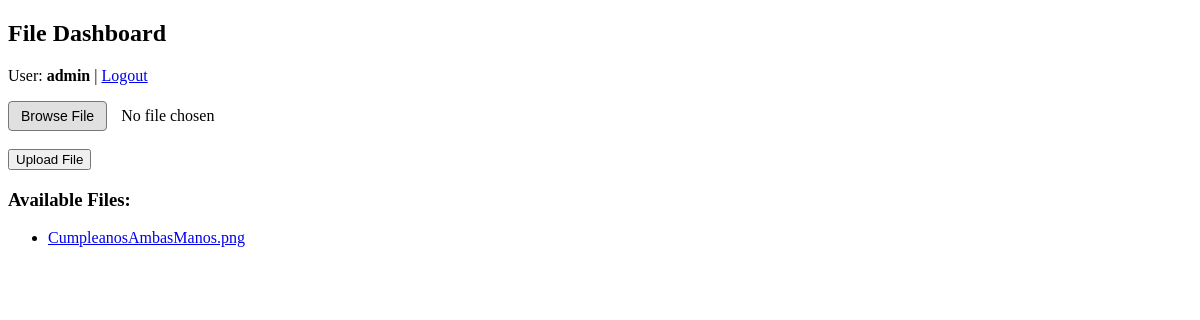
The page / (signed in) on the database as committed earlier.
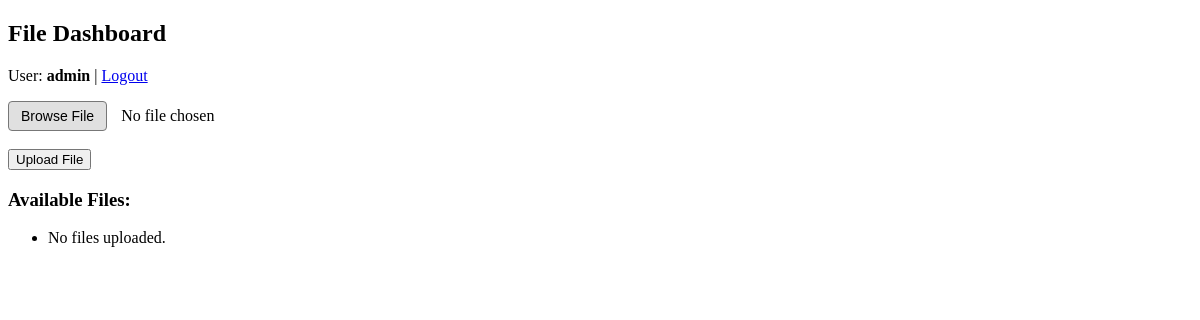
The same page on the database as committed later.
### tables this page shows
CREATE TABLE files (
            id INTEGER PRIMARY KEY AUTOINCREMENT,
            filename TEXT NOT NULL,
            owner TEXT NOT NULL,
            uploaded_at TEXT NOT NULL DEFAULT CURRENT_TIMESTAMP,
            FOREIGN KEY(owner) REFERENCES users(username)
        );

### SSD_examen.py (the view, shortened to what this page needs)
@app.route('/', methods=['GET', 'POST'])
@login_required
def upload_file():
    conn = sqlite3.connect(DB_NAME)
    cursor = conn.cursor()
    cursor.execute('SELECT filename FROM files WHERE owner = ?', (session['username'],))
    user_files = [row[0] for row in cursor.fetchall()]
    conn.close()
    return render_template('upload.html', files=user_files)

### SSD_examen.py (called while the page is built)
def login_required(f):
    @wraps(f)
    def decorated_function(*args, **kwargs):
        if 'logged_in' not in session:
            flash("Access denied. Please log in.")
            return redirect(url_for('login'))
        return f(*args, **kwargs)
    return decorated_function

### templates/upload.html (shortened to what this page needs)
<!doctype html>
<h2>File Dashboard</h2>
<p>User: <b>{{ session['username'] }}</b> | <a href="/logout">Logout</a></p>
<form method="post" enctype="multipart/form-data">
  <label class="custom-file-upload">
    Browse File
  </label>
  <span id="file-chosen" style="margin-left: 10px;">No file chosen</span>
  <br><br>
  <input type="submit" value="Upload File">
</form>
<h3>Available Files:</h3>
<ul>
{% for file in files %}
  <li><a href="{{ url_for('download_file', filename=file) }}">{{ file }}</a></li>
{% else %}
  <li>No files uploaded.</li>
{% endfor %}
</ul>

### templates/upload.html (style rules this page uses)
.custom-file-upload { border: 1px solid #777; display: inline-block; padding: 6px 12px; cursor: pointer; background-color: #e0e0e0; font-family: Arial, sans-serif; font-size: 14px; border-radius: 4px; }

Rows that differ between the two databases and show on the page:
removed files: username "admin", filename "CumpleanosAmbasManos.png"
Other text that changed with them:
{{ session['username'] }}: (not shown) → "admin"
text now shown: "No files uploaded."
